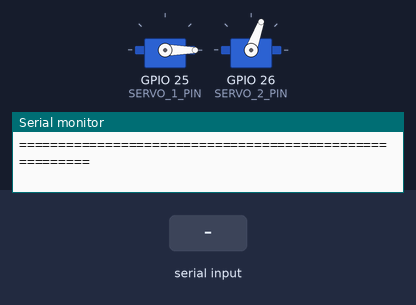
Simulated run of this sketch. Board: ESP32. On the bench: 2 × servo, the last lines printed to the serial monitor. Inputs (shaded band) come from the test bench.

Above: at 3.7 s.
3.8 s: "3" received over Serial
At 5.0 s:
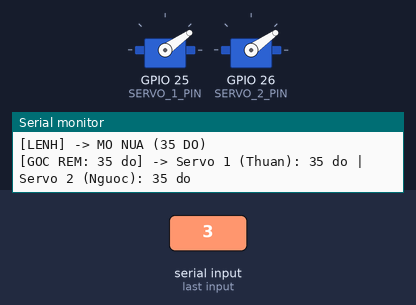
5.3 s: "7" received over Serial
At 6.5 s:
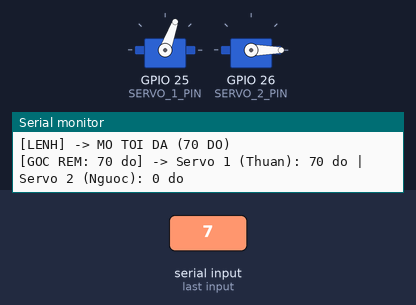
6.8 s: "0" received over Serial
At 7.5 s:
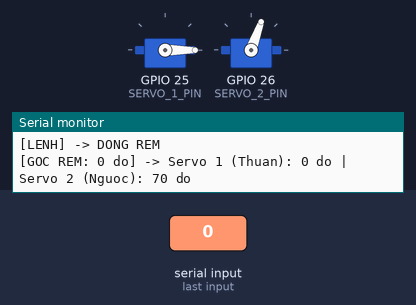
Timing chart, 0 to 9.8 s (numbered marks = the images above; inputs shaded):
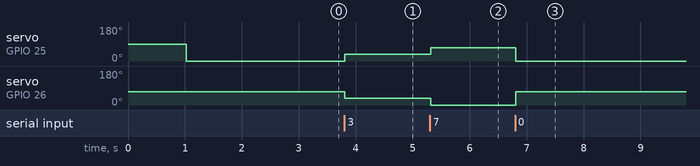

Measured:
- after the input at 3.8 s, servo on GPIO 25 (SERVO_1_PIN): 0° → 35° at once; servo on GPIO 26 (SERVO_2_PIN): 70° → 35° at once
- after the input at 5.3 s, servo on GPIO 25 (SERVO_1_PIN): 35° → 70° at once; servo on GPIO 26 (SERVO_2_PIN): 35° → 0° at once
- after the input at 6.8 s, servo on GPIO 25 (SERVO_1_PIN): 70° → 0° at once; servo on GPIO 26 (SERVO_2_PIN): 0° → 70° at once

The sketch:

reset_servo_0_deg.ino
```cpp
// =====================================================================
//  CHƯƠNG TRÌNH: RESET VÀ ĐỒNG BỘ 2 SERVO ĐẶT NGƯỢC CHIỀU NHAU
//  Dự án: Rèm Mái Chớp Tự Động - Nhà Màng Thông Minh ĐATN
//  Nguyên lý chuyển động cơ khí:
//    - Do 2 Servo lắp đối xứng / ngược chiều nhau:
//      + Servo 1 (Thuận): Quay từ 0 độ (Đóng) -> 70 độ (Mở)
//      + Servo 2 (Ngược): Quay ngược lại từ 70 độ (Đóng) -> 0 độ (Mở)
//      + Công thức góc: Goc_Servo_2 = 70 - Goc_Servo_1
//    - BẮT BUỘC dùng 2 chân GPIO riêng biệt (không câu chung 1 dây tín hiệu)
// =====================================================================

#if defined(ESP32)
  #include <ESP32Servo.h>
  // Chân GPIO trên ESP32
  #define SERVO_1_PIN  25    // Servo 1 (Thuận) - Chân GPIO 25 trên Master Node
  #define SERVO_2_PIN  26    // Servo 2 (Ngược) - Chân GPIO 12 trên Master Node
#else
  #include <Servo.h>
  // Chân trên Arduino Uno / Nano
  #define SERVO_1_PIN  9     // Servo 1 (Thuận)
  #define SERVO_2_PIN  10    // Servo 2 (Ngược)
#endif

// Góc mở tối đa của mái rèm chớp
const int MAX_ANGLE = 70;

Servo servo1;
Servo servo2;

// Hàm điều khiển đồng bộ cả 2 servo theo góc mở rèm (0 - 70 độ)
void setLouverAngle(int targetAngle) {
  targetAngle = constrain(targetAngle, 0, MAX_ANGLE);

  int angle1 = targetAngle;             // Servo 1: 0 -> 70
  int angle2 = MAX_ANGLE - targetAngle; // Servo 2: 70 -> 0 (đảo chiều góc)

  servo1.write(angle1);
  servo2.write(angle2);

  Serial.print("[GOC REM: ");
  Serial.print(targetAngle);
  Serial.print(" do] -> Servo 1 (Thuan): ");
  Serial.print(angle1);
  Serial.print(" do | Servo 2 (Nguoc): ");
  Serial.print(angle2);
  Serial.println(" do");
}

void setup() {
  Serial.begin(115200);
  delay(1000);

  Serial.println("\n========================================================");
  Serial.println("  CHUONG TRINH RESET & DONG BO 2 SERVO NGUOC CHIEU");
  Serial.println("========================================================");

  #if defined(ESP32)
    ESP32PWM::allocateTimer(2);
    ESP32PWM::allocateTimer(3);
    servo1.setPeriodHertz(50);
    servo2.setPeriodHertz(50);
  #endif

  // Kết nối chân 2 servo
  Serial.print("Ket noi Servo 1 (Thuan) tai GPIO: ");
  Serial.println(SERVO_1_PIN);
  servo1.attach(SERVO_1_PIN, 500, 2400);

  Serial.print("Ket noi Servo 2 (Nguoc) tai GPIO: ");
  Serial.println(SERVO_2_PIN);
  servo2.attach(SERVO_2_PIN, 500, 2400);

  // RESET VỀ VỊ TRÍ ĐÓNG RÈM (Góc rèm = 0 độ)
  // Servo 1 sẽ về 0 độ, Servo 2 sẽ về 70 độ
  Serial.println("\n-> DANG RESET 2 SERVO VE VI TRI DONG REM...");
  setLouverAngle(0);
  delay(1500); // Chờ 2 servo quay xong

  Serial.println("-> DA XONG! 2 SERVO DANG DUOC CO DINH O TRANG THAI DONG REM.");
  Serial.println("-> Hay lap 2 tay don vao 2 truc servo o tu the rem DONG KIN!");
  Serial.println("--------------------------------------------------------");
  Serial.println("Phim lenh test qua Serial Monitor:");
  Serial.println("  Nhap '0' : Dong rem kin (Servo 1: 0 do  | Servo 2: 70 do)");
  Serial.println("  Nhap '3' : Mo nua rem   (Servo 1: 35 do | Servo 2: 35 do)");
  Serial.println("  Nhap '7' : Mo toi da    (Servo 1: 70 do | Servo 2: 0 do)");
  Serial.println("========================================================\n");
}

void loop() {
  // Nhận lệnh từ Serial Monitor để kiểm tra hoạt động đồng bộ
  if (Serial.available() > 0) {
    char cmd = Serial.read();

    if (cmd == '0') {
      Serial.println("\n[LENH] -> DONG REM");
      setLouverAngle(0);
    }
    else if (cmd == '3') {
      Serial.println("\n[LENH] -> MO NUA (35 DO)");
      setLouverAngle(35);
    }
    else if (cmd == '7') {
      Serial.println("\n[LENH] -> MO TOI DA (70 DO)");
      setLouverAngle(70);
    }
  }

  delay(20);
}
```
